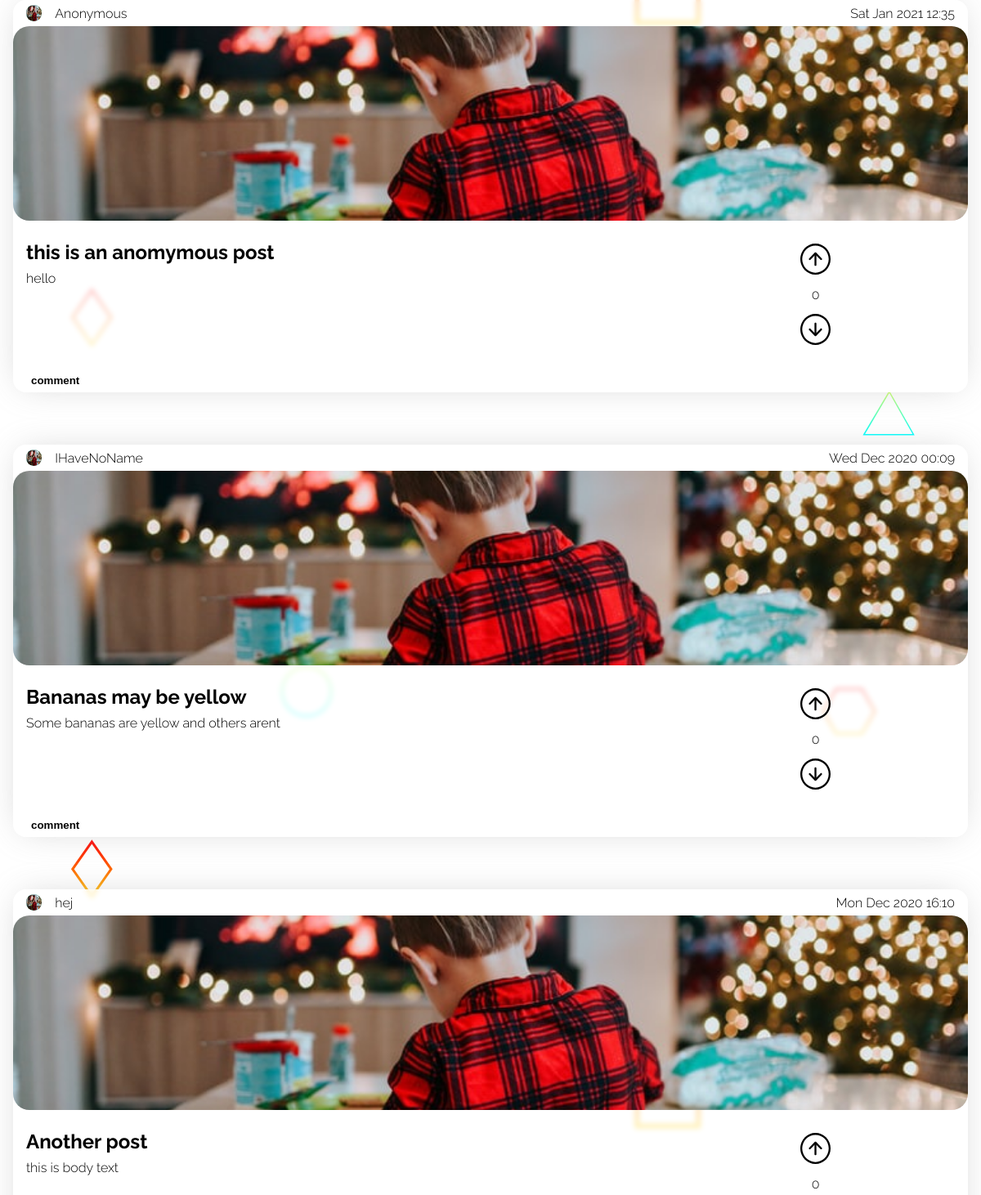
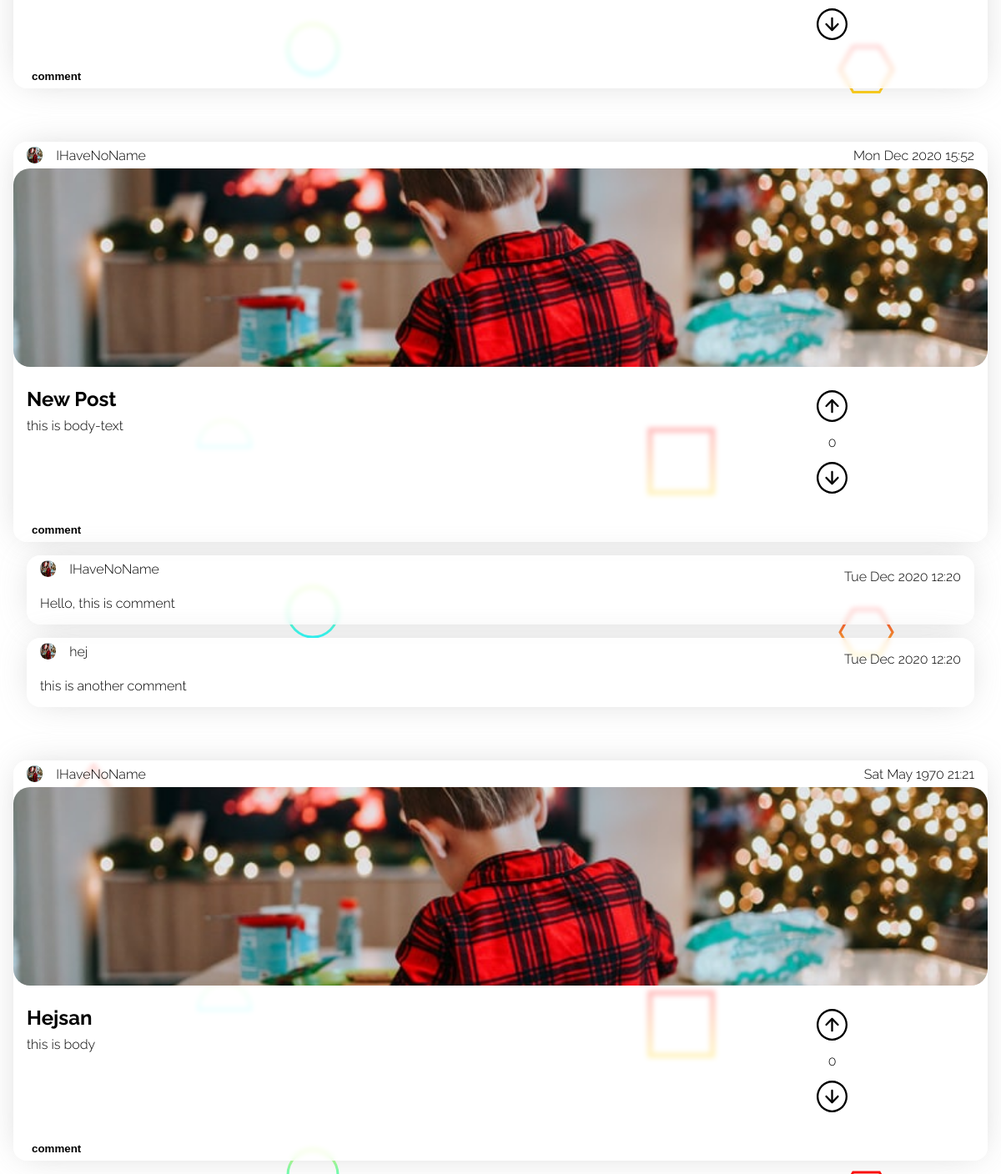
Before: /views/index.php (lower part) with the older database file (2 pictures, top to bottom).
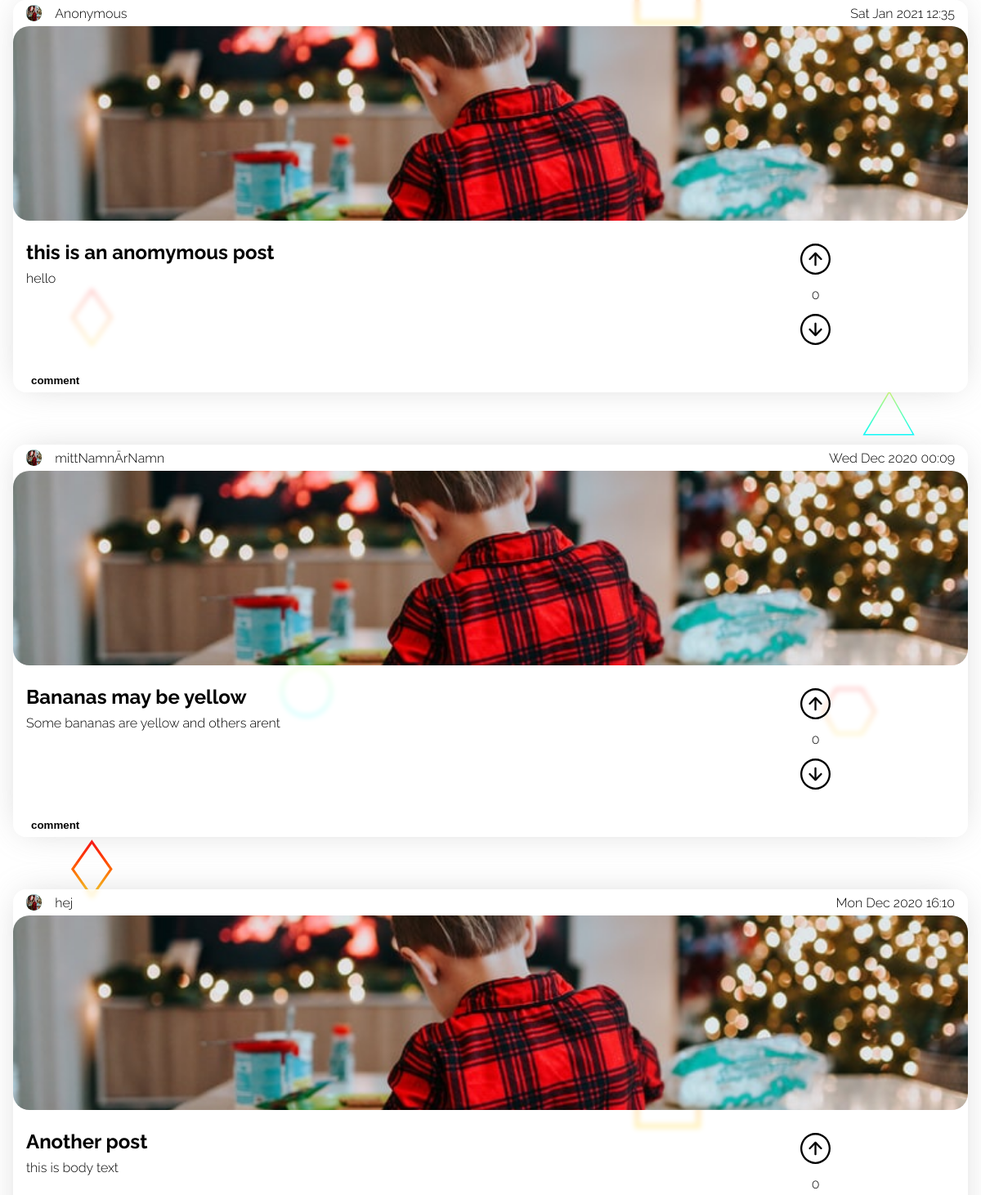
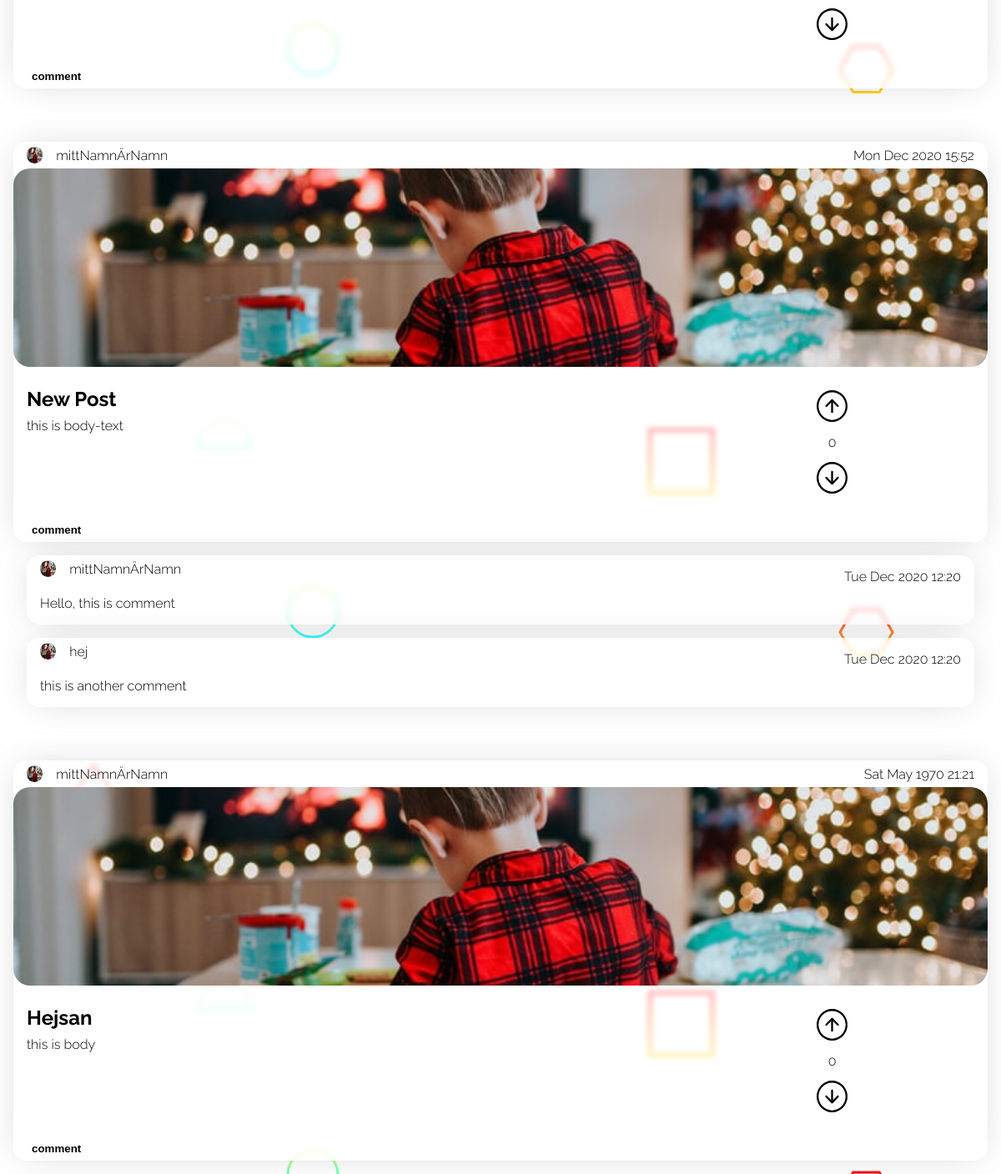
After: the same page with the newer database file (2 pictures, top to bottom).
### tables this page shows
CREATE TABLE "Posts" ("id" integer,"user_id" int,"header" varchar,"body" text,"date" int, "color" varchar, "upDown" int, PRIMARY KEY (id));

CREATE TABLE "Users" ("id" integer,"name" varchar,"email" varchar,"avatar_path" varchar,"password_hash" varchar,"bio" text, PRIMARY KEY (id));

CREATE TABLE "Comments" ("id" integer,"user_id" int,"post_id" int,"body" text, "date" int, PRIMARY KEY (id));

### views/index.php (the view, shortened to what this page needs)
<?php
require('header.php');
$db = new PDO('sqlite:../hacker_news_database.sqlite3');
$result = $db->query("SELECT * FROM Posts ORDER BY \"date\" DESC");
$posts = $result->fetchAll(PDO::FETCH_ASSOC);
?>
<body>
    <?php foreach ($posts as $post) : ?>
        <?php
        $postId = $post['id'];
        $commentResult = $db->query("SELECT * FROM Comments WHERE post_id = $postId");
        $comments = $commentResult->fetchAll(PDO::FETCH_ASSOC);
        $likesResult = $db->query("SELECT COUNT(user_id) AS 'likes' FROM Likes WHERE post_id = $postId AND up_down = 1");
        $likes = $likesResult->fetch(PDO::FETCH_ASSOC)['likes'];
        $dislikeResult = $db->query("SELECT COUNT(user_id) AS 'dislikes' FROM Likes WHERE post_id = $postId AND up_down = 0");
        $dislikes = $dislikeResult->fetch(PDO::FETCH_ASSOC)['dislikes'];
        $LikesSum = $likes - $dislikes;
        $userId = $post['user_id'];
        $result = $db->query("SELECT * FROM Users WHERE id = $userId");
        $user = $result->fetch(PDO::FETCH_ASSOC);
        if (isset($user['name'])) {
            $userName = $user['name'];
        } else {
            $userName = 'IHaveNoName';
        }
        ?>
        <div class="post id<?= $postId ?>">
            <div class="date-section">
                <div class="left">
                    <img src="/images/photo-1609050470947-f35aa6071497.jpeg" alt="">
                    <p class="name"><?= $userName ?></p>
                </div>
                <div class="right">
                    <p class="date"><?= date('D M Y H:i', $post['date']) ?></p>
                </div>
            </div>
            <div class="image-section">
                <img src="/images/photo-1609050470947-f35aa6071497.jpeg" alt="">
            </div>
            <div class="text-section">
                <div class="text-section-text">
                    <h2><?= $post['header'] ?></h2>
                    <p><?= $post['body'] ?></p>
                </div>
                <div class="text-section-vote" data-post="<?= $post['id'] ?>">
                    <div class="img-container">
                        <img class="upvote" src="/assets/up-arrow.svg" alt="">
                    </div>
                    <p><?= $LikesSum ?></p>
                    <div class="img-container">
                        <img class="downvote" src="/assets/down-arrow.svg" alt="">
                    </div>
                </div>
            </div>
            <div class="bottom-section">
                <div class="left">
                    <button>comment</button>
                </div>
            </div>
        </div>
        <?php foreach ($comments as $comment) : ?>
            <?php
            $commenter_id = $comment['user_id'];
            $result = $db->query("SELECT name FROM Users WHERE id = $commenter_id");
            $data = $result->fetch(PDO::FETCH_ASSOC);
            $commenter_name = $data['name'];
            $commenterId = $comment['user_id'];
            $result = $db->query("SELECT * FROM Users WHERE id = $commenterId");
            $commenter = $result->fetch(PDO::FETCH_ASSOC);
            if (isset($commenter['name'])) {
                $commenter_name = $commenter['name'];
            } else {
                $commenter_name = 'IHaveNoName';
            }
            ?>
            <div class="comment">
                <div class="upper">
                    <div class="left">
                        <img src="/images/photo-1609050470947-f35aa6071497.jpeg" alt="">
                        <p class="name"><?= $commenter_name ?></p>
                    </div>
                    <div class="right">
                        <p class="date"><?= date('D M Y H:i', $comment['date']) ?></p>
                    </div>
                </div>
                <div class="lower">
                    <div class="left">
                        <p class="comment-paragraph"><?= $comment['body'] ?></p>
                    </div>
                </div>
            </div>
        <?php endforeach ?>
    <?php endforeach ?>
</body>
<?php require('footer.php') ?>

### views/header.php (shortened to what this page needs)
<!DOCTYPE html>
<html lang="en">
<head>
    <link rel="stylesheet" href="/styles/posts.css">
</head>

### views/footer.php
</html>

### styles/posts.css (style rules this page uses)
body, html { margin: 0; padding: 0; width: 100vw; background: url(/images/Scattered-Forcefields.svg); background-attachment: fixed; }
:root { font-size: 16px; font-family: Raleway; --backdrop-blur: 3px; --post-background-color: rgba(255, 255, 255, 0.747); --box-shadow: 0px 0px 43px -12px rgba(184, 184, 184, 0.75); }
.post { background: var(--post-background-color); backdrop-filter: blur(var(--backdrop-blur)); height: 30rem; max-width: 100%; display: flex; flex-direction: column; border-radius: 1rem; margin: 0rem 1rem 0rem 1rem; overflow: hidden; margin-bottom: 1rem; margin-top: 1rem; box-shadow: var(--box-shadow); }
.post:not(:first-of-type) { margin-top: 4rem; }
.date-section { height: 2rem; display: flex; justify-content: space-between; }
.date-section .left { display: flex; align-items: center; justify-content: center; margin-left: 1rem; height: 2rem; position: relative; }
.date-section .right { display: flex; flex-direction: row; height: 100%; margin-right: 1rem; position: relative; }
.date-section .left img { background: mediumaquamarine; height: 1.2rem; width: 1.2rem; border-radius: 50%; margin-right: 1rem; }
.date-section .right * { display: flex; align-items: center; justify-content: center; }
.date-section .left .name { display: flex; align-items: center; justify-content: center; }
.date-section .left .name { height: 100%; margin: 0; margin-right: 1rem; }
.date-section .right .date { height: 100%; margin: 0; }
.image-section { height: 16rem; width: 100%; overflow: hidden; }
.image-section img { position: relative; border-radius: 20px; height: 100%; width: 100%; object-fit: cover; }
.text-section { height: 10rem; display: flex; padding: 1rem; }
.text-section .text-section-text { width: 70%; }
.text-section .text-section-text h2 { margin: .5rem 0rem; }
.text-section .text-section-text p { margin: .5rem 0rem; }
.text-section .text-section-vote { width: 30%; display: flex; flex-direction: column; position: relative; }
.img-container { position: relative;; width: 100%; margin: 0; flex-grow: 1; height: 40%; display: flex; justify-content: center; align-items: center; }
.text-section .text-section-vote img.upvote { height: 60%; width: auto; }
.text-section .text-section-vote p { position: relative;; width: 100%; margin: 0; flex-grow: 1; display: flex; justify-content: center; align-items: center; }
.text-section .text-section-vote img.downvote { height: 60%; width: auto; }
.bottom-section { height: 2rem; display: flex; justify-content: space-between; }
.bottom-section .left { display: flex; justify-content: center; align-items: center; margin-left: 1rem; }
.bottom-section .left button { border: none; background: none; font-weight: bold; outline: none; }
.comment { position: relative; display: flex; flex-direction: column; border-radius: 1rem; margin: 0rem 2rem 1rem 2rem; flex-grow: 1; margin-bottom: 1rem; overflow: hidden; background: var(--post-background-color); backdrop-filter: blur(var(--backdrop-blur)); box-shadow: var(--box-shadow); }
.comment .upper { height: 2rem; display: flex; justify-content: space-between; }
.comment .upper .right { margin-right: 1rem; }
.comment .upper .left { display: flex; justify-content: space-between; align-items: center; margin-left: 1rem; }
.comment .upper .left img { height: 1.2rem; width: 1.2rem; border-radius: 50%; }
.comment .upper .left .name { margin-left: 1rem; }
.comment .lower { display: flex; justify-content: space-between; }
.comment .lower .left { margin-left: 1rem; }

Changed rows visible on the page:
changed through a linked row, posts "Bananas may be yellow": user.name "IHaveNoName" → "mittNamnÄrNamn"
changed through a linked row, posts "New Post": user.name "IHaveNoName" → "mittNamnÄrNamn"
changed through a linked row, comments "Hello, this is comment": user.name "IHaveNoName" → "mittNamnÄrNamn"
changed through a linked row, posts "Hejsan": user.name "IHaveNoName" → "mittNamnÄrNamn"
